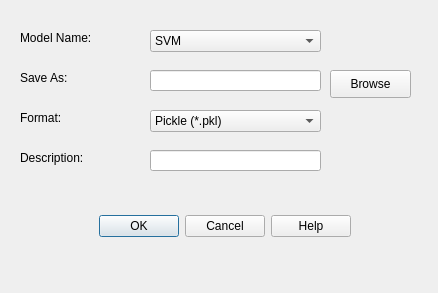
<?xml version="1.0" encoding="UTF-8"?>
<ui version="4.0">
 <class>SaveModelDialog</class>
 <widget class="QDialog" name="SaveModelDialog">
  <property name="geometry">
   <rect>
    <x>0</x>
    <y>0</y>
    <width>438</width>
    <height>293</height>
   </rect>
  </property>
  <property name="windowTitle">
   <string>Dialog</string>
  </property>
  <widget class="QDialogButtonBox" name="buttonBox">
   <property name="geometry">
    <rect>
     <x>40</x>
     <y>210</y>
     <width>311</width>
     <height>32</height>
    </rect>
   </property>
   <property name="orientation">
    <enum>Qt::Horizontal</enum>
   </property>
   <property name="standardButtons">
    <set>QDialogButtonBox::Cancel|QDialogButtonBox::Help|QDialogButtonBox::Ok</set>
   </property>
  </widget>
  <widget class="QLabel" name="label_model_name">
   <property name="geometry">
    <rect>
     <x>20</x>
     <y>30</y>
     <width>191</width>
     <height>16</height>
    </rect>
   </property>
   <property name="text">
    <string>Model Name:</string>
   </property>
  </widget>
  <widget class="QLabel" name="label_save_as">
   <property name="geometry">
    <rect>
     <x>20</x>
     <y>70</y>
     <width>171</width>
     <height>16</height>
    </rect>
   </property>
   <property name="text">
    <string>Save As:</string>
   </property>
  </widget>
  <widget class="QLabel" name="label_format">
   <property name="geometry">
    <rect>
     <x>20</x>
     <y>110</y>
     <width>161</width>
     <height>16</height>
    </rect>
   </property>
   <property name="text">
    <string>Format:</string>
   </property>
  </widget>
  <widget class="QLabel" name="label_description">
   <property name="geometry">
    <rect>
     <x>20</x>
     <y>150</y>
     <width>151</width>
     <height>16</height>
    </rect>
   </property>
   <property name="text">
    <string>Description:</string>
   </property>
  </widget>
  <widget class="QLineEdit" name="edit_save_path">
   <property name="geometry">
    <rect>
     <x>150</x>
     <y>70</y>
     <width>171</width>
     <height>21</height>
    </rect>
   </property>
  </widget>
  <widget class="QPushButton" name="btn_browse_save">
   <property name="geometry">
    <rect>
     <x>330</x>
     <y>70</y>
     <width>81</width>
     <height>28</height>
    </rect>
   </property>
   <property name="text">
    <string>Browse</string>
   </property>
  </widget>
  <widget class="QLineEdit" name="edit_description">
   <property name="geometry">
    <rect>
     <x>150</x>
     <y>150</y>
     <width>171</width>
     <height>21</height>
    </rect>
   </property>
  </widget>
  <widget class="QComboBox" name="combo_format">
   <property name="geometry">
    <rect>
     <x>150</x>
     <y>110</y>
     <width>171</width>
     <height>22</height>
    </rect>
   </property>
   <item>
    <property name="text">
     <string>Pickle (*.pkl)</string>
    </property>
   </item>
  </widget>
  <widget class="QComboBox" name="combo_model_type_2">
   <property name="geometry">
    <rect>
     <x>150</x>
     <y>30</y>
     <width>171</width>
     <height>22</height>
    </rect>
   </property>
   <item>
    <property name="text">
     <string>SVM</string>
    </property>
   </item>
  </widget>
 </widget>
 <resources/>
 <connections>
  <connection>
   <sender>buttonBox</sender>
   <signal>accepted()</signal>
   <receiver>SaveModelDialog</receiver>
   <slot>accept()</slot>
   <hints>
    <hint type="sourcelabel">
     <x>248</x>
     <y>254</y>
    </hint>
    <hint type="destinationlabel">
     <x>157</x>
     <y>274</y>
    </hint>
   </hints>
  </connection>
  <connection>
   <sender>buttonBox</sender>
   <signal>rejected()</signal>
   <receiver>SaveModelDialog</receiver>
   <slot>reject()</slot>
   <hints>
    <hint type="sourcelabel">
     <x>316</x>
     <y>260</y>
    </hint>
    <hint type="destinationlabel">
     <x>286</x>
     <y>274</y>
    </hint>
   </hints>
  </connection>
 </connections>
</ui>
